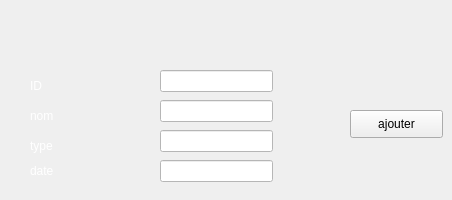
      <widget class="QWidget" name="tab_6">
       <attribute name="title">
        <string>ajouter</string>
       </attribute>
       <widget class="QLabel" name="label">
        <property name="geometry">
         <rect>
          <x>30</x>
          <y>70</y>
          <width>111</width>
          <height>31</height>
         </rect>
        </property>
        <property name="palette">
         <palette>
          <active>
           <colorrole role="WindowText">
            <brush brushstyle="SolidPattern">
             <color alpha="255">
              <red>255</red>
              <green>255</green>
              <blue>255</blue>
             </color>
            </brush>
           </colorrole>
           <colorrole role="Button">
            <brush brushstyle="SolidPattern">
             <color alpha="255">
              <red>61</red>
              <green>170</green>
              <blue>163</blue>
             </color>
            </brush>
           </colorrole>
           <colorrole role="Base">
            <brush brushstyle="SolidPattern">
             <color alpha="255">
              <red>61</red>
              <green>170</green>
              <blue>163</blue>
             </color>
            </brush>
           </colorrole>
           <colorrole role="Window">
            <brush brushstyle="SolidPattern">
             <color alpha="255">
              <red>61</red>
              <green>170</green>
              <blue>163</blue>
             </color>
            </brush>
           </colorrole>
          </active>
          <inactive>
           <colorrole role="WindowText">
            <brush brushstyle="SolidPattern">
             <color alpha="255">
              <red>255</red>
              <green>255</green>
              <blue>255</blue>
             </color>
            </brush>
           </colorrole>
           <colorrole role="Button">
            <brush brushstyle="SolidPattern">
             <color alpha="255">
              <red>61</red>
              <green>170</green>
              <blue>163</blue>
             </color>
            </brush>
           </colorrole>
           <colorrole role="Base">
            <brush brushstyle="SolidPattern">
             <color alpha="255">
              <red>61</red>
              <green>170</green>
              <blue>163</blue>
             </color>
            </brush>
           </colorrole>
           <colorrole role="Window">
            <brush brushstyle="SolidPattern">
             <color alpha="255">
              <red>61</red>
              <green>170</green>
              <blue>163</blue>
             </color>
            </brush>
           </colorrole>
          </inactive>
          <disabled>
           <colorrole role="WindowText">
            <brush brushstyle="SolidPattern">
             <color alpha="255">
              <red>39</red>
              <green>175</green>
              <blue>175</blue>
             </color>
            </brush>
           </colorrole>
           <colorrole role="Button">
            <brush brushstyle="SolidPattern">
             <color alpha="255">
              <red>61</red>
              <green>170</green>
              <blue>163</blue>
             </color>
            </brush>
           </colorrole>
           <colorrole role="Base">
            <brush brushstyle="SolidPattern">
             <color alpha="255">
              <red>61</red>
              <green>170</green>
              <blue>163</blue>
             </color>
            </brush>
           </colorrole>
           <colorrole role="Window">
            <brush brushstyle="SolidPattern">
             <color alpha="255">
              <red>61</red>
              <green>170</green>
              <blue>163</blue>
             </color>
            </brush>
           </colorrole>
          </disabled>
         </palette>
        </property>
        <property name="text">
         <string>ID</string>
        </property>
       </widget>
       <widget class="QLabel" name="label_2">
        <property name="geometry">
         <rect>
          <x>30</x>
          <y>100</y>
          <width>111</width>
          <height>31</height>
         </rect>
        </property>
        <property name="palette">
         <palette>
          <active>
           <colorrole role="WindowText">
            <brush brushstyle="SolidPattern">
             <color alpha="255">
              <red>255</red>
              <green>255</green>
              <blue>255</blue>
             </color>
            </brush>
           </colorrole>
           <colorrole role="Button">
            <brush brushstyle="SolidPattern">
             <color alpha="255">
              <red>61</red>
              <green>170</green>
              <blue>163</blue>
             </color>
            </brush>
           </colorrole>
           <colorrole role="Base">
            <brush brushstyle="SolidPattern">
             <color alpha="255">
              <red>61</red>
              <green>170</green>
              <blue>163</blue>
             </color>
            </brush>
           </colorrole>
           <colorrole role="Window">
            <brush brushstyle="SolidPattern">
             <color alpha="255">
              <red>61</red>
              <green>170</green>
              <blue>163</blue>
             </color>
            </brush>
           </colorrole>
          </active>
          <inactive>
           <colorrole role="WindowText">
            <brush brushstyle="SolidPattern">
             <color alpha="255">
              <red>255</red>
              <green>255</green>
              <blue>255</blue>
             </color>
            </brush>
           </colorrole>
           <colorrole role="Button">
            <brush brushstyle="SolidPattern">
             <color alpha="255">
              <red>61</red>
              <green>170</green>
              <blue>163</blue>
             </color>
            </brush>
           </colorrole>
           <colorrole role="Base">
            <brush brushstyle="SolidPattern">
             <color alpha="255">
              <red>61</red>
              <green>170</green>
              <blue>163</blue>
             </color>
            </brush>
           </colorrole>
           <colorrole role="Window">
            <brush brushstyle="SolidPattern">
             <color alpha="255">
              <red>61</red>
              <green>170</green>
              <blue>163</blue>
             </color>
            </brush>
           </colorrole>
          </inactive>
          <disabled>
           <colorrole role="WindowText">
            <brush brushstyle="SolidPattern">
             <color alpha="255">
              <red>39</red>
              <green>175</green>
              <blue>175</blue>
             </color>
            </brush>
           </colorrole>
           <colorrole role="Button">
            <brush brushstyle="SolidPattern">
             <color alpha="255">
              <red>61</red>
              <green>170</green>
              <blue>163</blue>
             </color>
            </brush>
           </colorrole>
           <colorrole role="Base">
            <brush brushstyle="SolidPattern">
             <color alpha="255">
              <red>61</red>
              <green>170</green>
              <blue>163</blue>
             </color>
            </brush>
           </colorrole>
           <colorrole role="Window">
            <brush brushstyle="SolidPattern">
             <color alpha="255">
              <red>61</red>
              <green>170</green>
              <blue>163</blue>
             </color>
            </brush>
           </colorrole>
          </disabled>
         </palette>
        </property>
        <property name="text">
         <string>nom</string>
        </property>
       </widget>
       <widget class="QLabel" name="label_3">
        <property name="geometry">
         <rect>
          <x>30</x>
          <y>130</y>
          <width>111</width>
          <height>31</height>
         </rect>
        </property>
        <property name="palette">
         <palette>
          <active>
           <colorrole role="WindowText">
            <brush brushstyle="SolidPattern">
             <color alpha="255">
              <red>255</red>
              <green>255</green>
              <blue>255</blue>
             </color>
            </brush>
           </colorrole>
           <colorrole role="Button">
            <brush brushstyle="SolidPattern">
             <color alpha="255">
              <red>61</red>
              <green>170</green>
              <blue>163</blue>
             </color>
            </brush>
           </colorrole>
           <colorrole role="Base">
            <brush brushstyle="SolidPattern">
             <color alpha="255">
              <red>61</red>
              <green>170</green>
              <blue>163</blue>
             </color>
            </brush>
           </colorrole>
           <colorrole role="Window">
            <brush brushstyle="SolidPattern">
             <color alpha="255">
              <red>61</red>
              <green>170</green>
              <blue>163</blue>
             </color>
            </brush>
           </colorrole>
          </active>
          <inactive>
           <colorrole role="WindowText">
            <brush brushstyle="SolidPattern">
             <color alpha="255">
              <red>255</red>
              <green>255</green>
              <blue>255</blue>
             </color>
            </brush>
           </colorrole>
           <colorrole role="Button">
            <brush brushstyle="SolidPattern">
             <color alpha="255">
              <red>61</red>
              <green>170</green>
              <blue>163</blue>
             </color>
            </brush>
           </colorrole>
           <colorrole role="Base">
            <brush brushstyle="SolidPattern">
             <color alpha="255">
              <red>61</red>
              <green>170</green>
              <blue>163</blue>
             </color>
            </brush>
           </colorrole>
           <colorrole role="Window">
            <brush brushstyle="SolidPattern">
             <color alpha="255">
              <red>61</red>
              <green>170</green>
              <blue>163</blue>
             </color>
            </brush>
           </colorrole>
          </inactive>
          <disabled>
           <colorrole role="WindowText">
            <brush brushstyle="SolidPattern">
             <color alpha="255">
              <red>39</red>
              <green>175</green>
              <blue>175</blue>
             </color>
            </brush>
           </colorrole>
           <colorrole role="Button">
            <brush brushstyle="SolidPattern">
             <color alpha="255">
              <red>61</red>
              <green>170</green>
              <blue>163</blue>
             </color>
            </brush>
           </colorrole>
           <colorrole role="Base">
            <brush brushstyle="SolidPattern">
             <color alpha="255">
              <red>61</red>
              <green>170</green>
              <blue>163</blue>
             </color>
            </brush>
           </colorrole>
           <colorrole role="Window">
            <brush brushstyle="SolidPattern">
             <color alpha="255">
              <red>61</red>
              <green>170</green>
              <blue>163</blue>
             </color>
            </brush>
           </colorrole>
          </disabled>
         </palette>
        </property>
        <property name="text">
         <string>type</string>
        </property>
       </widget>
       <widget class="QLabel" name="label_4">
        <property name="geometry">
         <rect>
          <x>30</x>
          <y>150</y>
          <width>111</width>
          <height>41</height>
         </rect>
        </property>
        <property name="palette">
         <palette>
          <active>
           <colorrole role="WindowText">
            <brush brushstyle="SolidPattern">
             <color alpha="255">
              <red>255</red>
              <green>255</green>
              <blue>255</blue>
             </color>
            </brush>
           </colorrole>
           <colorrole role="Button">
            <brush brushstyle="SolidPattern">
             <color alpha="255">
              <red>61</red>
              <green>170</green>
              <blue>163</blue>
             </color>
            </brush>
           </colorrole>
           <colorrole role="Base">
            <brush brushstyle="SolidPattern">
             <color alpha="255">
              <red>61</red>
              <green>170</green>
              <blue>163</blue>
             </color>
            </brush>
           </colorrole>
           <colorrole role="Window">
            <brush brushstyle="SolidPattern">
             <color alpha="255">
              <red>61</red>
              <green>170</green>
              <blue>163</blue>
             </color>
            </brush>
           </colorrole>
          </active>
          <inactive>
           <colorrole role="WindowText">
            <brush brushstyle="SolidPattern">
             <color alpha="255">
              <red>255</red>
              <green>255</green>
              <blue>255</blue>
             </color>
            </brush>
           </colorrole>
           <colorrole role="Button">
            <brush brushstyle="SolidPattern">
             <color alpha="255">
              <red>61</red>
              <green>170</green>
              <blue>163</blue>
             </color>
            </brush>
           </colorrole>
           <colorrole role="Base">
            <brush brushstyle="SolidPattern">
             <color alpha="255">
              <red>61</red>
              <green>170</green>
              <blue>163</blue>
             </color>
            </brush>
           </colorrole>
           <colorrole role="Window">
            <brush brushstyle="SolidPattern">
             <color alpha="255">
              <red>61</red>
              <green>170</green>
              <blue>163</blue>
             </color>
            </brush>
           </colorrole>
          </inactive>
          <disabled>
           <colorrole role="WindowText">
            <brush brushstyle="SolidPattern">
             <color alpha="255">
              <red>39</red>
              <green>175</green>
              <blue>175</blue>
             </color>
            </brush>
           </colorrole>
           <colorrole role="Button">
            <brush brushstyle="SolidPattern">
             <color alpha="255">
              <red>61</red>
              <green>170</green>
              <blue>163</blue>
             </color>
            </brush>
           </colorrole>
           <colorrole role="Base">
            <brush brushstyle="SolidPattern">
             <color alpha="255">
              <red>61</red>
              <green>170</green>
              <blue>163</blue>
             </color>
            </brush>
           </colorrole>
           <colorrole role="Window">
            <brush brushstyle="SolidPattern">
             <color alpha="255">
              <red>61</red>
              <green>170</green>
              <blue>163</blue>
             </color>
            </brush>
           </colorrole>
          </disabled>
         </palette>
        </property>
        <property name="text">
         <string>date</string>
        </property>
       </widget>
       <widget class="QLineEdit" name="idt">
        <property name="geometry">
         <rect>
          <x>160</x>
          <y>70</y>
          <width>113</width>
          <height>22</height>
         </rect>
        </property>
        <property name="styleSheet">
         <string notr="true">background-color: white;</string>
        </property>
       </widget>
       <widget class="QLineEdit" name="nomt">
        <property name="geometry">
         <rect>
          <x>160</x>
          <y>100</y>
          <width>113</width>
          <height>22</height>
         </rect>
        </property>
        <property name="styleSheet">
         <string notr="true">background-color: white;</string>
        </property>
       </widget>
       <widget class="QLineEdit" name="typet">
        <property name="geometry">
         <rect>
          <x>160</x>
          <y>130</y>
          <width>113</width>
          <height>22</height>
         </rect>
        </property>
        <property name="styleSheet">
         <string notr="true">background-color: white;</string>
        </property>
       </widget>
       <widget class="QLineEdit" name="datet">
        <property name="geometry">
         <rect>
          <x>160</x>
          <y>160</y>
          <width>113</width>
          <height>22</height>
         </rect>
        </property>
        <property name="styleSheet">
         <string notr="true">background-color: white;</string>
        </property>
       </widget>
       <widget class="QPushButton" name="pushButton">
        <property name="geometry">
         <rect>
          <x>350</x>
          <y>110</y>
          <width>93</width>
          <height>28</height>
         </rect>
        </property>
        <property name="cursor">
         <cursorShape>OpenHandCursor</cursorShape>
        </property>
        <property name="styleSheet">
         <string notr="true">background-color: none;</string>
        </property>
        <property name="text">
         <string>ajouter</string>
        </property>
       </widget>
      </widget>
